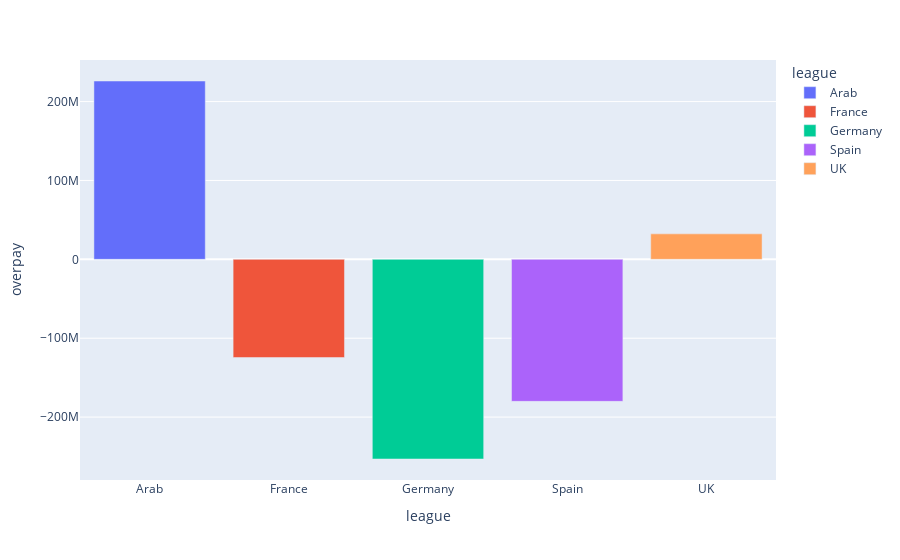

Notebook cell for this chart:
### Code cell
fig = px.bar(res, x="league", y="overpay", color="league")
fig.show()

### Figure 1 — Plotly figure (JSON) as saved in the notebook; plotly's stock layout.template omitted (floating-point values rounded to 4 significant figures)
{"data": [{"alignmentgroup": "True", "hovertemplate": "league=%{x}<br>overpay=%{y}<extra></extra>", "legendgroup": "Arab", "marker": {"color": "#636efa", "pattern": {"shape": ""}}, "name": "Arab", "offsetgroup": "Arab", "orientation": "v", "showlegend": true, "textposition": "auto", "type": "bar", "x": ["Arab"], "xaxis": "x", "y": [226102000], "yaxis": "y"}, {"alignmentgroup": "True", "hovertemplate": "league=%{x}<br>overpay=%{y}<extra></extra>", "legendgroup": "France", "marker": {"color": "#EF553B", "pattern": {"shape": ""}}, "name": "France", "offsetgroup": "France", "orientation": "v", "showlegend": true, "textposition": "auto", "type": "bar", "x": ["France"], "xaxis": "x", "y": [-124460000], "yaxis": "y"}, {"alignmentgroup": "True", "hovertemplate": "league=%{x}<br>overpay=%{y}<extra></extra>", "legendgroup": "Germany", "marker": {"color": "#00cc96", "pattern": {"shape": ""}}, "name": "Germany", "offsetgroup": "Germany", "orientation": "v", "showlegend": true, "textposition": "auto", "type": "bar", "x": ["Germany"], "xaxis": "x", "y": [-253120000], "yaxis": "y"}, {"alignmentgroup": "True", "hovertemplate": "league=%{x}<br>overpay=%{y}<extra></extra>", "legendgroup": "Spain", "marker": {"color": "#ab63fa", "pattern": {"shape": ""}}, "name": "Spain", "offsetgroup": "Spain", "orientation": "v", "showlegend": true, "textposition": "auto", "type": "bar", "x": ["Spain"], "xaxis": "x", "y": [-180050000], "yaxis": "y"}, {"alignmentgroup": "True", "hovertemplate": "league=%{x}<br>overpay=%{y}<extra></extra>", "legendgroup": "UK", "marker": {"color": "#FFA15A", "pattern": {"shape": ""}}, "name": "UK", "offsetgroup": "UK", "orientation": "v", "showlegend": true, "textposition": "auto", "type": "bar", "x": ["UK"], "xaxis": "x", "y": [32310000], "yaxis": "y"}], "layout": {"barmode": "relative", "legend": {"title": {"text": "league"}, "tracegroupgap": 0}, "margin": {"t": 60}, "xaxis": {"anchor": "y", "categoryarray": ["Arab", "France", "Germany", "Spain", "UK"], "categoryorder": "array", "domain": [0, 1], "title": {"text": "league"}}, "yaxis": {"anchor": "x", "domain": [0, 1], "title": {"text": "overpay"}}}}
